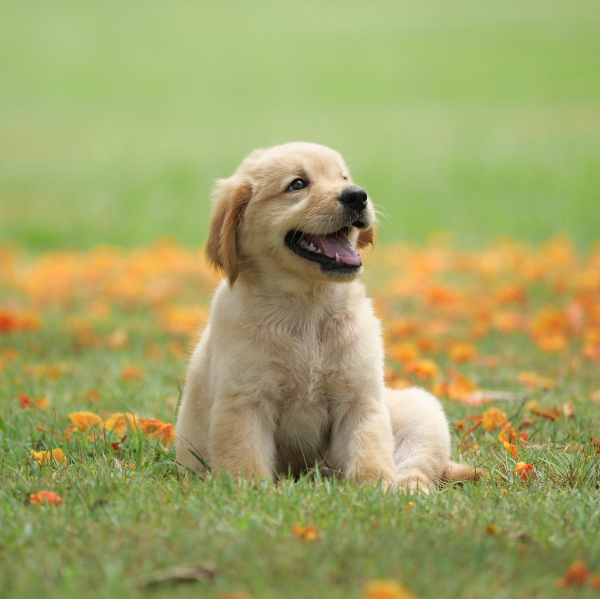
#> input picture assets/images/dog.jpg, 1200 x 1197 px, found by its file name (shown at 1/2 size)
$ python image_reducer.py ../assets/images/dog.jpg
#> lines starting #> are read from the running program, lines starting #| are printed output that depends on the picture
from PIL import Image
import numpy as np
import os, sys

TARGET_WIDTH = 800
TARGET_HEIGHT = 480
TARGET_RATIO = TARGET_WIDTH / TARGET_HEIGHT

# -------------------------------
# Helper functions
# -------------------------------
def crop_center_to_ratio(img, target_ratio):
    w, h = img.size
    ratio = w / h
    if ratio > target_ratio:
        new_w = int(h * target_ratio)
        new_h = h
    else:
        new_w = w
        new_h = int(w / target_ratio)
    l = (w - new_w) // 2
    t = (h - new_h) // 2
    return img.crop((l, t, l + new_w, t + new_h))

# 8x8 Bayer matrix for clustered halftoning
BAYER8 = (1/64) * np.array([
    [0,48,12,60,3,51,15,63],
    [32,16,44,28,35,19,47,31],
    [8,56,4,52,11,59,7,55],
    [40,24,36,20,43,27,39,23],
    [2,50,14,62,1,49,13,61],
    [34,18,46,30,33,17,45,29],
    [10,58,6,54,9,57,5,53],
    [42,26,38,22,41,25,37,21],
], dtype=np.float32)

# Approximate visible palette of the Spectra 6
EINK_COLORS = {
    (0,0,0):  [0,0,0],        # Black
    (0,0,1):  [0,0,255],      # Blue
    (0,1,0):  [255,255,0],    # Yellow
    (1,0,0):  [255,0,0],      # Red
    (0,1,1):  [0,128,0],      # Green (Blue+Yellow)
    (0,0,0):  [0,0,0],        # Black (all pigments)
}

def rgb_to_pigments(rgb):
    """
    Approximate how much red, yellow, blue pigment to use (0-1 each)
    given an RGB color. Think subtractive color mixing.
    """
    rgb = rgb / 255.0
    # Convert to CMY-like space
    c = 1 - rgb[0]
    m = 1 - rgb[1]
    y = 1 - rgb[2]
    # Map CMY to Spectra pigments (red, yellow, blue)
    red   = m * (1 - y)           # Red is magenta minus yellow
    yellow= y
    blue  = c
    return np.clip([red, yellow, blue], 0, 1)

def halftone_channel(channel, matrix):
    """Apply clustered Bayer halftoning to a single pigment channel."""
    h, w = channel.shape
    dither = np.tile(matrix, (h // 8 + 1, w // 8 + 1))[:h, :w]
    return (channel > dither).astype(np.uint8)

def spectra6_halftone(img):
    """Perform pigment-based halftoning for the Spectra 6 E-Ink."""
    arr = np.array(img.convert("RGB"), dtype=np.float32)
    arr = arr / 255.0
    h, w, _ = arr.shape

    # Separate pigment channels
    reds = np.zeros((h, w))
    yellows = np.zeros((h, w))
    blues = np.zeros((h, w))

    # Compute pigment strengths
    for y in range(h):
        for x in range(w):
            r, g, b = arr[y, x]
            pr, py, pb = rgb_to_pigments(np.array([r*255, g*255, b*255]))
            reds[y, x] = pr
            yellows[y, x] = py
            blues[y, x] = pb

    # Apply Bayer clustered halftone to each channel
    reds_d = halftone_channel(reds, BAYER8)
    yellows_d = halftone_channel(yellows, BAYER8)
    blues_d = halftone_channel(blues, BAYER8)

    # Combine pigments to visible colors
    result = np.zeros((h, w, 3), dtype=np.uint8)
    for y in range(h):
        for x in range(w):
            r, yel, b = reds_d[y, x], yellows_d[y, x], blues_d[y, x]
            if (r, yel, b) == (0,0,0):
                color = [255,255,255]  # white
            elif (r, yel, b) == (1,0,0):
                color = [255,0,0]      # red
            elif (r, yel, b) == (0,1,0):
                color = [255,255,0]    # yellow
            elif (r, yel, b) == (0,0,1):
                color = [0,0,255]      # blue
            elif (r, yel, b) == (0,1,1):
                color = [0,128,0]      # green (yellow+blue)
            else:
                color = [0,0,0]        # black or mixed pigments
            result[y, x] = color

    return Image.fromarray(result, "RGB")

def process_image(input_path):
#> called with input_path = '../assets/images/dog.jpg'
    with Image.open(f"assets/images_raw/{input_path}") as img:
#> img is the input picture: PIL image 1200x1197 RGB; mean R, G, B 161.9, 164.2, 102.4
        w, h = img.size
#> w = 1200; h = 1197
        ratio = w / h
#> ratio = 1
        rotated_ratio = h / w
#> rotated_ratio = 0.998
        if abs(rotated_ratio - TARGET_RATIO) < abs(ratio - TARGET_RATIO):
            img = img.rotate(90, expand=True)
            print("🔄 Rotated 90° for better fit")

        img = crop_center_to_ratio(img, TARGET_RATIO)
        img = img.resize((TARGET_WIDTH, TARGET_HEIGHT), Image.LANCZOS)
#> img: PIL image 800x480 RGB

        print("🎨 Applying Spectra-6 halftone simulation...")
        halftoned = spectra6_halftone(img)
#> after the loop in spectra6_halftone, `for y in range(h):`:
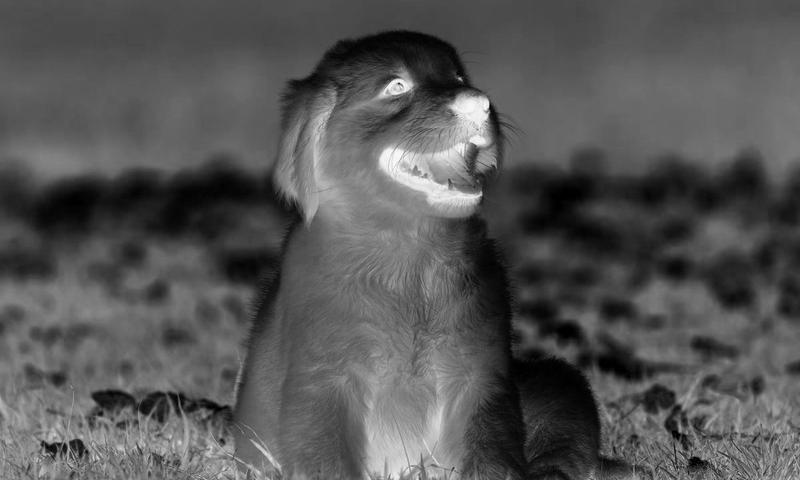
#> blues: shape (480, 800) float64; min 0, max 0.992, mean 0.338
#> after the loop in spectra6_halftone, `for y in range(h):`:
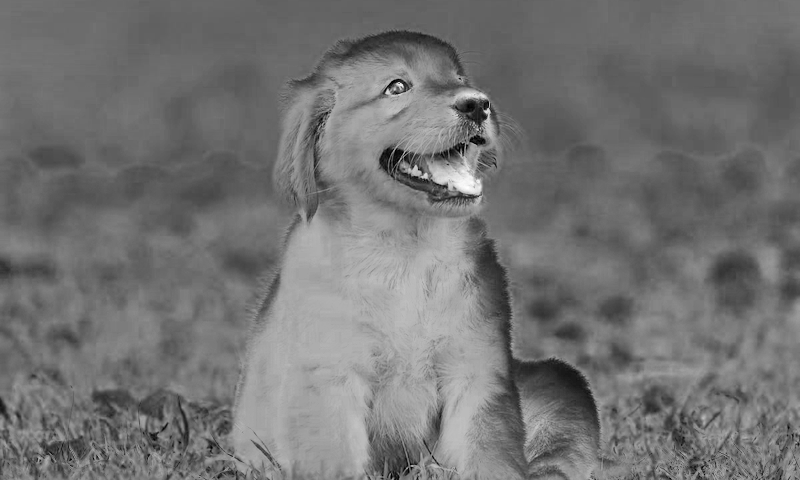
#> reds: shape (480, 800) float64; min 0, max 0.291, mean 0.132; drawn with min black and max white
#> after the loop in spectra6_halftone, `for y in range(h):`:
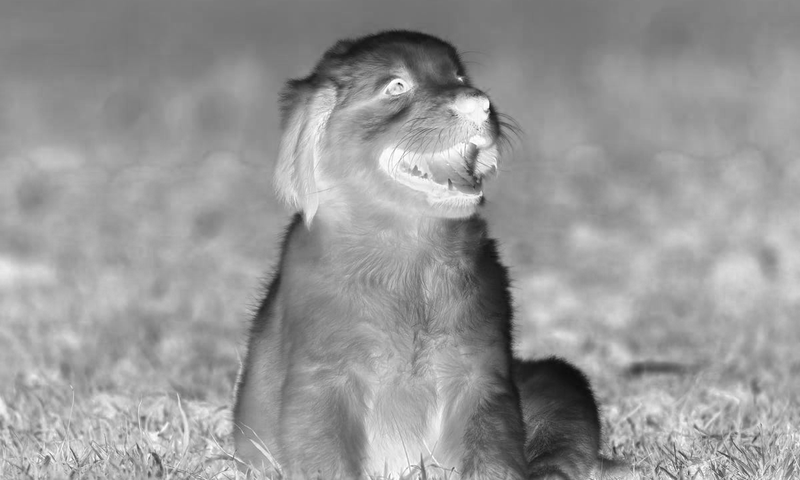
#> yellows: shape (480, 800) float64; min 0.0549, max 1, mean 0.599
#> in halftone_channel, `return (channel > dither).astype(np.uint8)`:
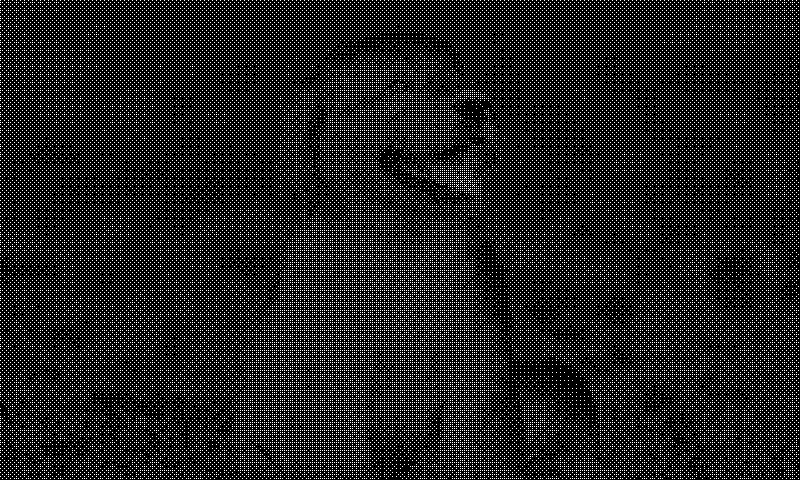
#> returned value: shape (480, 800); values 0 (black) and 1 (white), 14% white in thin lines or dots
#> in halftone_channel (call 2), `return (channel > dither).astype(np.uint8)`:
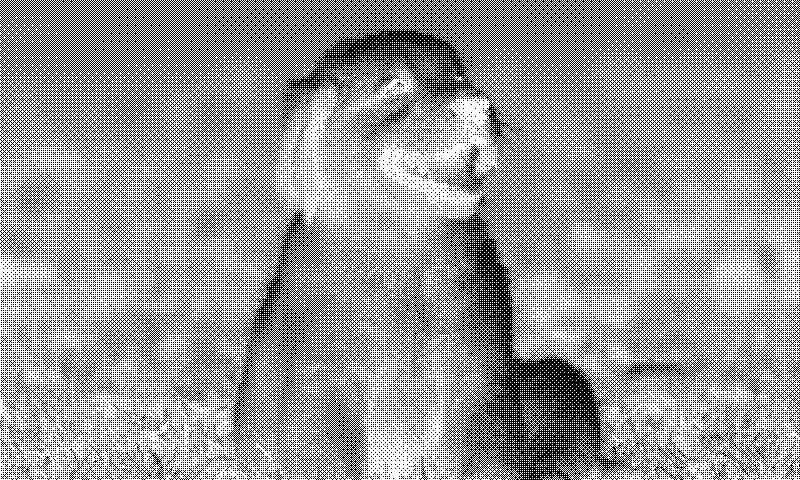
#> returned value: shape (480, 800); values 0 (black) and 1 (white), 60.7% white; black in thin lines or dots
#> in halftone_channel (call 3), `return (channel > dither).astype(np.uint8)`:
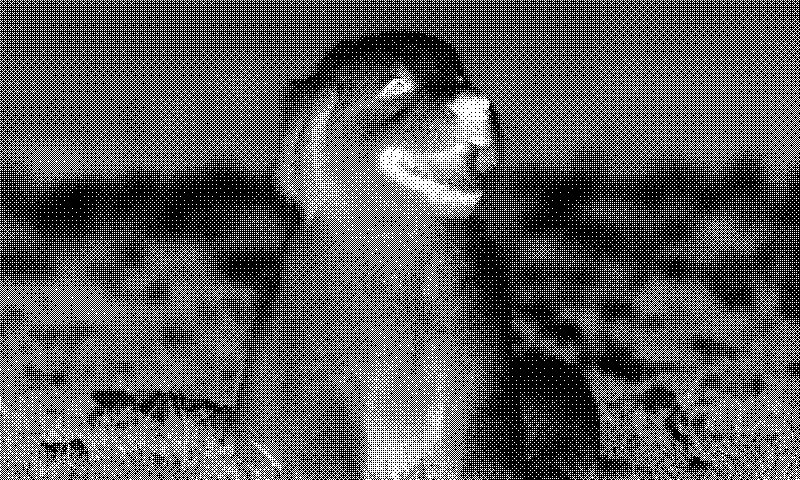
#> returned value: shape (480, 800); values 0 (black) and 1 (white), 34.6% white in thin lines or dots
#> after the loop in spectra6_halftone, `for y in range(h):`:
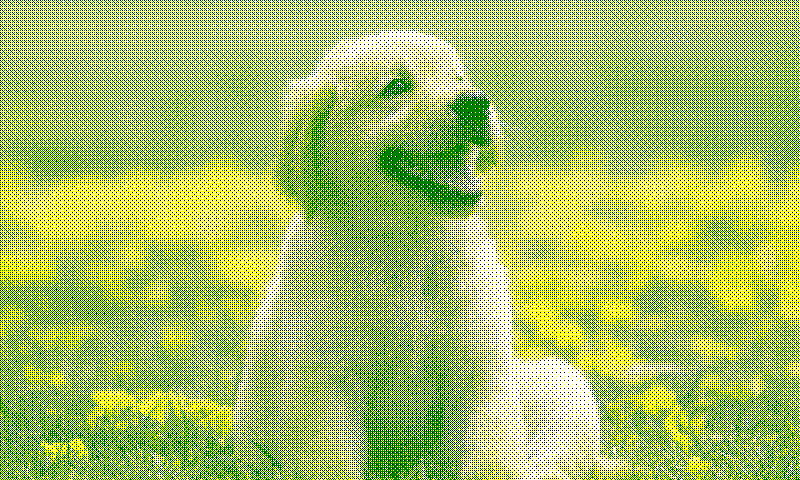
#> result: shape (480, 800, 3); mean of channels 0, 1, 2 165.9, 192.8, 100.3; drawn as R, G, B


        halftoned.save(f"assets/images_reduced/{input_path[-3]}.bmp", "BMP")
        print(f"✅ Saved dithered BMP.")

if __name__ == "__main__":
    if len(sys.argv) < 2:
        print("Usage: python image_reducer.py <image_name>")
    else:
        process_image(sys.argv[1] if len(sys.argv) > 1 else None)
